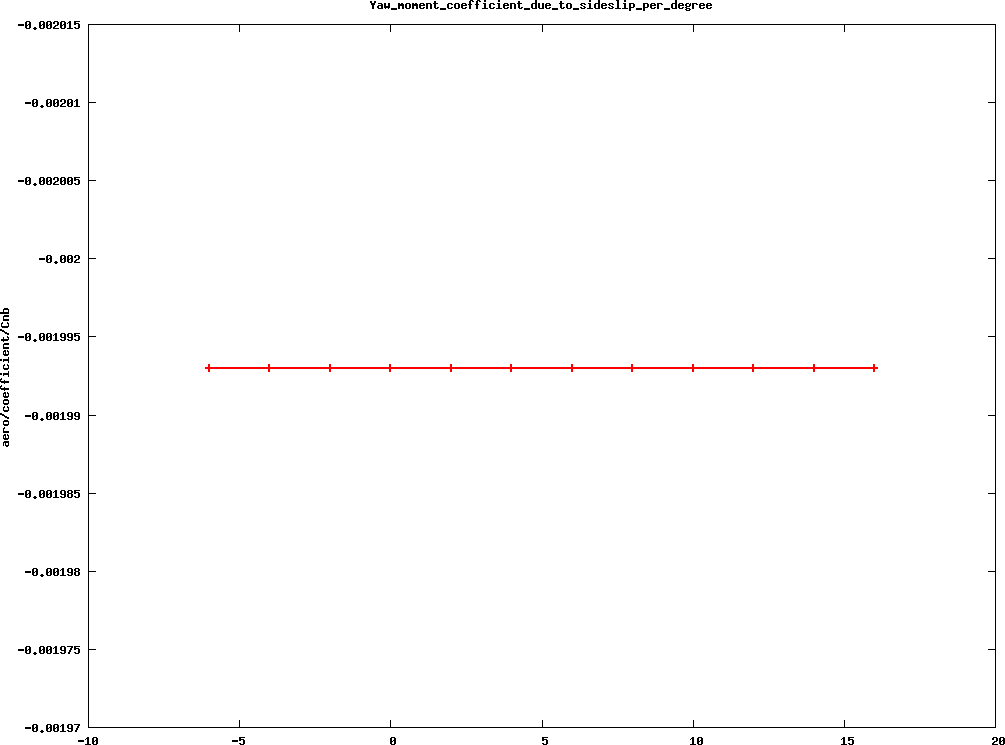

Reproduce this figure in gnuplot.
#! gnuplot 
set title "Yaw_moment_coefficient_due_to_sideslip_per_degree"
set xlabel ""
set ylabel "aero/coefficient/Cnb"
set term png medium size 1024,768 crop
unset key

set out 'Yaw_moment_coefficient_due_to_sideslip_per_degree.png'
plot \
'Yaw_moment_coefficient_due_to_sideslip_per_degree.dat' w linespoints lw 2
set out
set term png medium size 1024,768 crop
